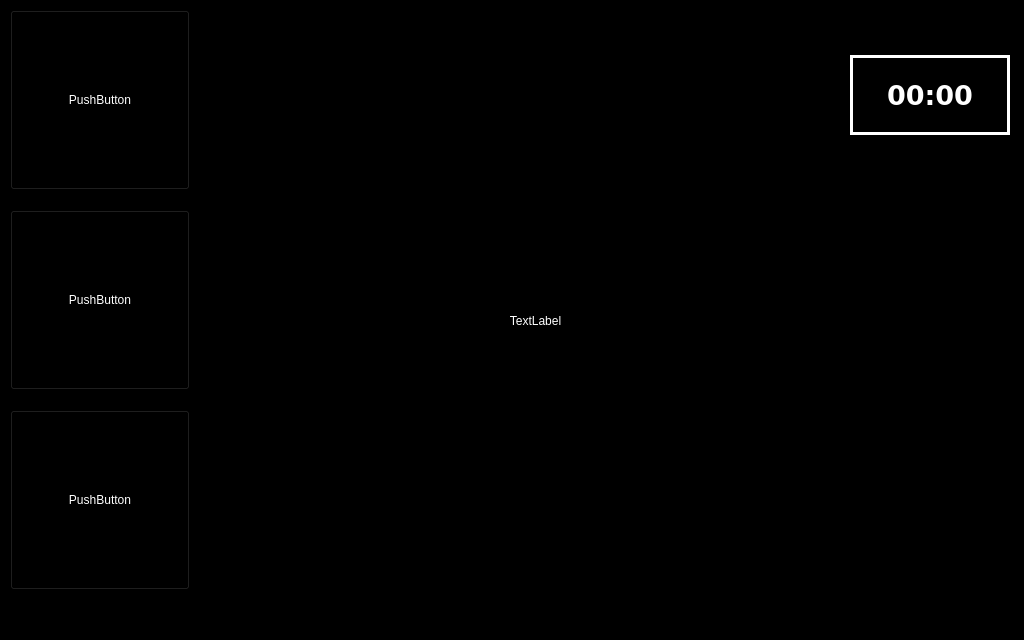
<?xml version="1.0" encoding="UTF-8"?>
<ui version="4.0">
 <class>host_widget</class>
 <widget class="QWidget" name="host_widget">
  <property name="geometry">
   <rect>
    <x>0</x>
    <y>0</y>
    <width>1024</width>
    <height>640</height>
   </rect>
  </property>
  <property name="windowTitle">
   <string>Form</string>
  </property>
  <property name="autoFillBackground">
   <bool>false</bool>
  </property>
  <property name="styleSheet">
   <string notr="true">QWidget {
	background-color: black;
	color: white
}</string>
  </property>
  <widget class="QPushButton" name="pushButton">
   <property name="geometry">
    <rect>
     <x>10</x>
     <y>10</y>
     <width>180</width>
     <height>180</height>
    </rect>
   </property>
   <property name="text">
    <string>PushButton</string>
   </property>
  </widget>
  <widget class="QPushButton" name="pushButton_2">
   <property name="geometry">
    <rect>
     <x>10</x>
     <y>210</y>
     <width>180</width>
     <height>180</height>
    </rect>
   </property>
   <property name="text">
    <string>PushButton</string>
   </property>
  </widget>
  <widget class="QPushButton" name="pushButton_3">
   <property name="geometry">
    <rect>
     <x>10</x>
     <y>410</y>
     <width>180</width>
     <height>180</height>
    </rect>
   </property>
   <property name="text">
    <string>PushButton</string>
   </property>
  </widget>
  <widget class="QLabel" name="label">
   <property name="geometry">
    <rect>
     <x>230</x>
     <y>20</y>
     <width>611</width>
     <height>601</height>
    </rect>
   </property>
   <property name="text">
    <string>TextLabel</string>
   </property>
   <property name="alignment">
    <set>Qt::AlignCenter</set>
   </property>
  </widget>
  <widget class="QLabel" name="lbl_time">
   <property name="geometry">
    <rect>
     <x>850</x>
     <y>55</y>
     <width>160</width>
     <height>80</height>
    </rect>
   </property>
   <property name="font">
    <font>
     <family>DejaVu Sans</family>
     <pointsize>20</pointsize>
     <weight>75</weight>
     <bold>true</bold>
    </font>
   </property>
   <property name="styleSheet">
    <string notr="true">QLabel {
	 border-style: solid;
	 border-width: 3px;
	 border-color: white;
	color: white;
}</string>
   </property>
   <property name="text">
    <string>00:00</string>
   </property>
   <property name="alignment">
    <set>Qt::AlignCenter</set>
   </property>
  </widget>
 </widget>
 <resources/>
 <connections/>
</ui>
